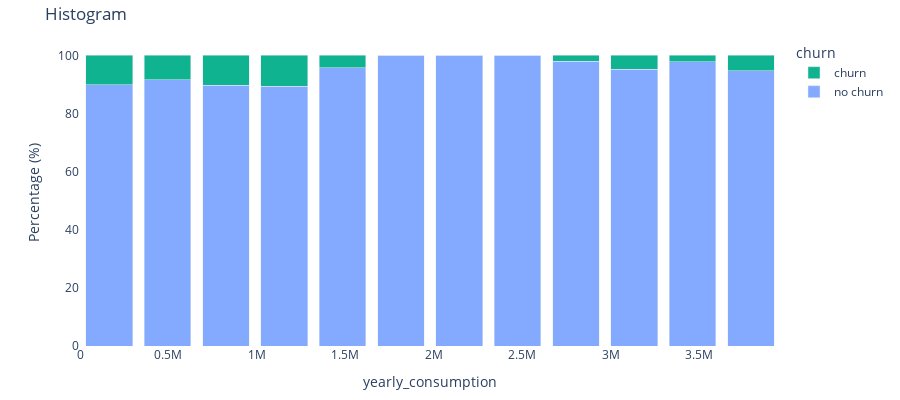

Here is the notebook cell this chart was saved with:
### Markdown cell above
# Consumption

### Code cell
plot_numerical(df, 'yearly_consumption', bins = 12)

### Figure 1 — Plotly figure (JSON) as saved in the notebook; plotly's stock layout.template omitted (floating-point values rounded to 4 significant figures)
{"data": [{"marker": {"color": "#84aaff"}, "name": "no churn", "type": "bar", "x": [164800.0, 494500.0, 824200.0, 1154000.0, 1483000.0, 1813000.0, 2143000.0, 2472000.0, 2802000.0, 3132000.0, 3461000.0, 3791000.0], "y": [89.96, 91.53, 89.69, 89.36, 95.65, 100, 100, 100, 97.96, 95.24, 97.83, 94.74]}, {"marker": {"color": "#10b38f"}, "name": "churn", "type": "bar", "x": [164800.0, 494500.0, 824200.0, 1154000.0, 1483000.0, 1813000.0, 2143000.0, 2472000.0, 2802000.0, 3132000.0, 3461000.0, 3791000.0], "y": [10.04, 8.469, 10.31, 10.64, 4.348, 0, 0, 0, 2.041, 4.762, 2.174, 5.263]}], "layout": {"bargap": 0.2, "barmode": "stack", "height": 400, "legend": {"title": {"text": "churn"}}, "margin": {"b": 30, "t": 40}, "paper_bgcolor": "rgba(0,0,0,0)", "plot_bgcolor": "rgba(0,0,0,0)", "title": {"text": "Histogram"}, "xaxis": {"title": {"text": "yearly_consumption"}}, "yaxis": {"title": {"text": "Percentage (%)"}}}}
